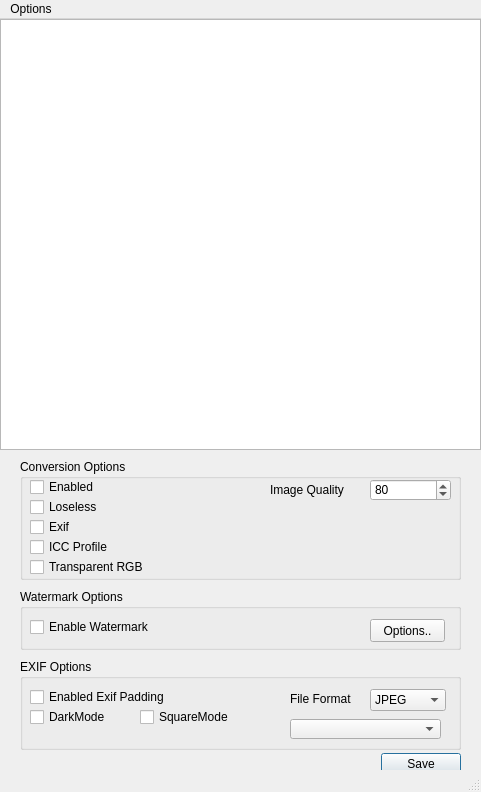
<?xml version="1.0" encoding="UTF-8"?>
<ui version="4.0">
 <class>WebPConverter</class>
 <widget class="QMainWindow" name="WebPConverter">
  <property name="geometry">
   <rect>
    <x>0</x>
    <y>0</y>
    <width>481</width>
    <height>792</height>
   </rect>
  </property>
  <property name="acceptDrops">
   <bool>true</bool>
  </property>
  <property name="windowTitle">
   <string>WebP Converter</string>
  </property>
  <property name="windowIcon">
   <iconset>
    <normaloff>Resources/Icon@64X64_02.ico</normaloff>Resources/Icon@64X64_02.ico</iconset>
  </property>
  <widget class="QWidget" name="centralwidget">
   <widget class="QListWidget" name="listWidget">
    <property name="geometry">
     <rect>
      <x>0</x>
      <y>0</y>
      <width>481</width>
      <height>431</height>
     </rect>
    </property>
    <property name="acceptDrops">
     <bool>true</bool>
    </property>
    <property name="toolTip">
     <string extracomment="이미지 파일을 드래그 앤 드롭 하세요"/>
    </property>
    <property name="toolTipDuration">
     <number>5</number>
    </property>
    <property name="dragEnabled">
     <bool>true</bool>
    </property>
    <property name="dragDropMode">
     <enum>QAbstractItemView::DragDrop</enum>
    </property>
    <property name="defaultDropAction">
     <enum>Qt::CopyAction</enum>
    </property>
    <property name="alternatingRowColors">
     <bool>true</bool>
    </property>
    <property name="iconSize">
     <size>
      <width>64</width>
      <height>64</height>
     </size>
    </property>
   </widget>
   <widget class="QGroupBox" name="groupBox">
    <property name="geometry">
     <rect>
      <x>20</x>
      <y>440</y>
      <width>441</width>
      <height>121</height>
     </rect>
    </property>
    <property name="title">
     <string>Conversion Options</string>
    </property>
    <widget class="QCheckBox" name="LoselessOptionBox">
     <property name="geometry">
      <rect>
       <x>10</x>
       <y>40</y>
       <width>81</width>
       <height>16</height>
      </rect>
     </property>
     <property name="text">
      <string>Loseless</string>
     </property>
    </widget>
    <widget class="QSpinBox" name="ImageQualityBox">
     <property name="geometry">
      <rect>
       <x>350</x>
       <y>20</y>
       <width>81</width>
       <height>22</height>
      </rect>
     </property>
     <property name="minimum">
      <number>1</number>
     </property>
     <property name="maximum">
      <number>100</number>
     </property>
     <property name="value">
      <number>80</number>
     </property>
    </widget>
    <widget class="QLabel" name="label">
     <property name="geometry">
      <rect>
       <x>250</x>
       <y>20</y>
       <width>91</width>
       <height>21</height>
      </rect>
     </property>
     <property name="text">
      <string>Image Quality</string>
     </property>
    </widget>
    <widget class="QCheckBox" name="ExifOptionBox">
     <property name="geometry">
      <rect>
       <x>10</x>
       <y>60</y>
       <width>81</width>
       <height>16</height>
      </rect>
     </property>
     <property name="text">
      <string>Exif</string>
     </property>
    </widget>
    <widget class="QCheckBox" name="ICCProfileOptionBox">
     <property name="geometry">
      <rect>
       <x>10</x>
       <y>80</y>
       <width>101</width>
       <height>16</height>
      </rect>
     </property>
     <property name="text">
      <string>ICC Profile</string>
     </property>
    </widget>
    <widget class="QCheckBox" name="ExactOptionBox">
     <property name="geometry">
      <rect>
       <x>10</x>
       <y>100</y>
       <width>131</width>
       <height>16</height>
      </rect>
     </property>
     <property name="text">
      <string>Transparent RGB</string>
     </property>
    </widget>
    <widget class="QCheckBox" name="ConversionEnableBox">
     <property name="geometry">
      <rect>
       <x>10</x>
       <y>20</y>
       <width>81</width>
       <height>16</height>
      </rect>
     </property>
     <property name="text">
      <string>Enabled</string>
     </property>
     <property name="checked">
      <bool>false</bool>
     </property>
     <property name="tristate">
      <bool>false</bool>
     </property>
    </widget>
   </widget>
   <widget class="QGroupBox" name="WatermarkGroupBox">
    <property name="geometry">
     <rect>
      <x>20</x>
      <y>570</y>
      <width>441</width>
      <height>61</height>
     </rect>
    </property>
    <property name="title">
     <string>Watermark Options</string>
    </property>
    <widget class="QCheckBox" name="watermarkFontColorBox">
     <property name="geometry">
      <rect>
       <x>10</x>
       <y>30</y>
       <width>121</width>
       <height>16</height>
      </rect>
     </property>
     <property name="text">
      <string>Enable Watermark</string>
     </property>
    </widget>
    <widget class="QPushButton" name="pushButton">
     <property name="geometry">
      <rect>
       <x>350</x>
       <y>30</y>
       <width>75</width>
       <height>23</height>
      </rect>
     </property>
     <property name="text">
      <string>Options..</string>
     </property>
    </widget>
   </widget>
   <widget class="QDialogButtonBox" name="SaveButton">
    <property name="geometry">
     <rect>
      <x>380</x>
      <y>730</y>
      <width>81</width>
      <height>31</height>
     </rect>
    </property>
    <property name="standardButtons">
     <set>QDialogButtonBox::Save</set>
    </property>
   </widget>
   <widget class="QGroupBox" name="ExifOptionBox_2">
    <property name="geometry">
     <rect>
      <x>20</x>
      <y>640</y>
      <width>441</width>
      <height>91</height>
     </rect>
    </property>
    <property name="title">
     <string>EXIF Options</string>
    </property>
    <widget class="QCheckBox" name="EnableExifPadding">
     <property name="geometry">
      <rect>
       <x>10</x>
       <y>30</y>
       <width>151</width>
       <height>16</height>
      </rect>
     </property>
     <property name="text">
      <string>Enabled Exif Padding</string>
     </property>
    </widget>
    <widget class="QCheckBox" name="EnableSquareMode">
     <property name="geometry">
      <rect>
       <x>120</x>
       <y>50</y>
       <width>91</width>
       <height>16</height>
      </rect>
     </property>
     <property name="text">
      <string>SquareMode</string>
     </property>
    </widget>
    <widget class="QCheckBox" name="EnableDarkMode">
     <property name="geometry">
      <rect>
       <x>10</x>
       <y>50</y>
       <width>91</width>
       <height>16</height>
      </rect>
     </property>
     <property name="text">
      <string>DarkMode</string>
     </property>
    </widget>
    <widget class="QComboBox" name="FontComboBox">
     <property name="geometry">
      <rect>
       <x>270</x>
       <y>60</y>
       <width>151</width>
       <height>20</height>
      </rect>
     </property>
    </widget>
    <widget class="QComboBox" name="SaveFormatBox">
     <property name="geometry">
      <rect>
       <x>350</x>
       <y>30</y>
       <width>76</width>
       <height>22</height>
      </rect>
     </property>
     <item>
      <property name="text">
       <string>JPEG</string>
      </property>
     </item>
     <item>
      <property name="text">
       <string>PNG</string>
      </property>
     </item>
     <item>
      <property name="text">
       <string>WebP</string>
      </property>
     </item>
    </widget>
    <widget class="QLabel" name="SaveFormatLabel">
     <property name="geometry">
      <rect>
       <x>270</x>
       <y>30</y>
       <width>81</width>
       <height>20</height>
      </rect>
     </property>
     <property name="text">
      <string>File Format</string>
     </property>
    </widget>
   </widget>
  </widget>
  <widget class="QMenuBar" name="menubar">
   <property name="geometry">
    <rect>
     <x>0</x>
     <y>0</y>
     <width>481</width>
     <height>24</height>
    </rect>
   </property>
   <widget class="QMenu" name="menuOptions">
    <property name="title">
     <string>Options</string>
    </property>
    <addaction name="actionAdd_Files"/>
    <addaction name="actionClear_List"/>
    <addaction name="actionExit"/>
   </widget>
   <addaction name="menuOptions"/>
  </widget>
  <widget class="QStatusBar" name="statusbar"/>
  <action name="actionAdd_Files">
   <property name="text">
    <string>Add Files ...</string>
   </property>
   <property name="shortcut">
    <string>Ctrl+O</string>
   </property>
  </action>
  <action name="actionRemove_Files">
   <property name="text">
    <string>Remove Files ...</string>
   </property>
  </action>
  <action name="actionExit">
   <property name="text">
    <string>Exit ...</string>
   </property>
  </action>
  <action name="actionClear_List">
   <property name="text">
    <string>Clear List</string>
   </property>
  </action>
 </widget>
 <resources/>
 <connections/>
</ui>
